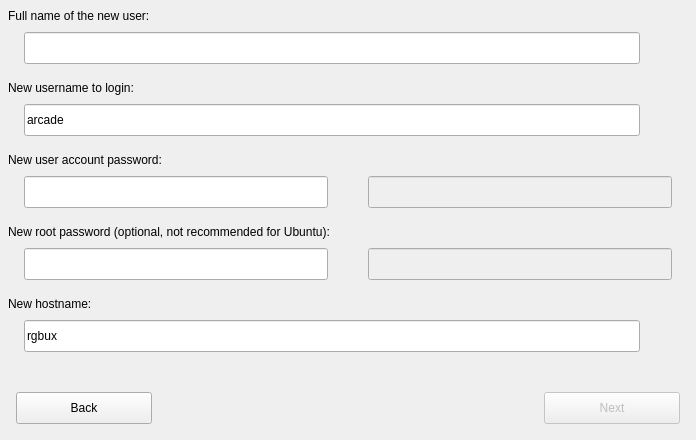
     <widget class="QWidget" name="installpanel" native="true">
      <property name="geometry">
       <rect>
        <x>1</x>
        <y>1344</y>
        <width>696</width>
        <height>440</height>
       </rect>
      </property>
      <property name="autoFillBackground">
       <bool>true</bool>
      </property>
      <widget class="QLabel" name="label_8">
       <property name="geometry">
        <rect>
         <x>8</x>
         <y>0</y>
         <width>680</width>
         <height>32</height>
        </rect>
       </property>
       <property name="text">
        <string>Full name of the new user:</string>
       </property>
      </widget>
      <widget class="QLabel" name="label_10">
       <property name="geometry">
        <rect>
         <x>8</x>
         <y>72</y>
         <width>680</width>
         <height>32</height>
        </rect>
       </property>
       <property name="text">
        <string>New username to login:</string>
       </property>
      </widget>
      <widget class="QLabel" name="label_11">
       <property name="geometry">
        <rect>
         <x>8</x>
         <y>144</y>
         <width>680</width>
         <height>32</height>
        </rect>
       </property>
       <property name="text">
        <string>New user account password:</string>
       </property>
      </widget>
      <widget class="QLabel" name="label_12">
       <property name="geometry">
        <rect>
         <x>8</x>
         <y>216</y>
         <width>680</width>
         <height>32</height>
        </rect>
       </property>
       <property name="text">
        <string>New root password (optional, not recommended for Ubuntu):</string>
       </property>
      </widget>
      <widget class="QLabel" name="label_13">
       <property name="geometry">
        <rect>
         <x>8</x>
         <y>288</y>
         <width>680</width>
         <height>32</height>
        </rect>
       </property>
       <property name="text">
        <string>New hostname:</string>
       </property>
      </widget>
      <widget class="QPushButton" name="installback">
       <property name="geometry">
        <rect>
         <x>16</x>
         <y>392</y>
         <width>136</width>
         <height>32</height>
        </rect>
       </property>
       <property name="cursor">
        <cursorShape>PointingHandCursor</cursorShape>
       </property>
       <property name="text">
        <string>Back</string>
       </property>
       <property name="icon">
        <iconset resource="pictures.qrc">
         <normaloff>:/pictures/back.png</normaloff>:/pictures/back.png</iconset>
       </property>
       <property name="iconSize">
        <size>
         <width>13</width>
         <height>13</height>
        </size>
       </property>
      </widget>
      <widget class="QPushButton" name="installnext">
       <property name="enabled">
        <bool>false</bool>
       </property>
       <property name="geometry">
        <rect>
         <x>544</x>
         <y>392</y>
         <width>136</width>
         <height>32</height>
        </rect>
       </property>
       <property name="cursor">
        <cursorShape>PointingHandCursor</cursorShape>
       </property>
       <property name="text">
        <string>Next</string>
       </property>
       <property name="icon">
        <iconset resource="pictures.qrc">
         <normaloff>:/pictures/next.png</normaloff>:/pictures/next.png</iconset>
       </property>
       <property name="iconSize">
        <size>
         <width>13</width>
         <height>13</height>
        </size>
       </property>
      </widget>
      <widget class="QLineEdit" name="fullname">
       <property name="geometry">
        <rect>
         <x>24</x>
         <y>32</y>
         <width>616</width>
         <height>32</height>
        </rect>
       </property>
       <property name="acceptDrops">
        <bool>false</bool>
       </property>
       <property name="maxLength">
        <number>80</number>
       </property>
      </widget>
      <widget class="QLabel" name="usernamepipe">
       <property name="geometry">
        <rect>
         <x>647</x>
         <y>108</y>
         <width>26</width>
         <height>24</height>
        </rect>
       </property>
       <property name="pixmap">
        <pixmap resource="pictures.qrc">:/pictures/ok.png</pixmap>
       </property>
       <property name="scaledContents">
        <bool>true</bool>
       </property>
       <property name="alignment">
        <set>Qt::AlignCenter</set>
       </property>
      </widget>
      <widget class="QLabel" name="passwordpipe">
       <property name="geometry">
        <rect>
         <x>335</x>
         <y>180</y>
         <width>26</width>
         <height>24</height>
        </rect>
       </property>
       <property name="pixmap">
        <pixmap resource="pictures.qrc">:/pictures/ok.png</pixmap>
       </property>
       <property name="scaledContents">
        <bool>true</bool>
       </property>
       <property name="alignment">
        <set>Qt::AlignCenter</set>
       </property>
      </widget>
      <widget class="QLabel" name="rootpasswordpipe">
       <property name="geometry">
        <rect>
         <x>335</x>
         <y>252</y>
         <width>26</width>
         <height>24</height>
        </rect>
       </property>
       <property name="pixmap">
        <pixmap resource="pictures.qrc">:/pictures/ok.png</pixmap>
       </property>
       <property name="scaledContents">
        <bool>true</bool>
       </property>
       <property name="alignment">
        <set>Qt::AlignCenter</set>
       </property>
      </widget>
      <widget class="QLabel" name="hostnamepipe">
       <property name="geometry">
        <rect>
         <x>647</x>
         <y>324</y>
         <width>26</width>
         <height>24</height>
        </rect>
       </property>
       <property name="pixmap">
        <pixmap resource="pictures.qrc">:/pictures/ok.png</pixmap>
       </property>
       <property name="scaledContents">
        <bool>true</bool>
       </property>
       <property name="alignment">
        <set>Qt::AlignCenter</set>
       </property>
      </widget>
      <widget class="QLabel" name="usernameerror">
       <property name="geometry">
        <rect>
         <x>647</x>
         <y>107</y>
         <width>26</width>
         <height>26</height>
        </rect>
       </property>
       <property name="pixmap">
        <pixmap resource="pictures.qrc">:/pictures/error.png</pixmap>
       </property>
       <property name="scaledContents">
        <bool>true</bool>
       </property>
       <property name="alignment">
        <set>Qt::AlignCenter</set>
       </property>
      </widget>
      <widget class="QLabel" name="passworderror">
       <property name="geometry">
        <rect>
         <x>335</x>
         <y>179</y>
         <width>26</width>
         <height>26</height>
        </rect>
       </property>
       <property name="pixmap">
        <pixmap resource="pictures.qrc">:/pictures/error.png</pixmap>
       </property>
       <property name="scaledContents">
        <bool>true</bool>
       </property>
       <property name="alignment">
        <set>Qt::AlignCenter</set>
       </property>
      </widget>
      <widget class="QLabel" name="rootpassworderror">
       <property name="geometry">
        <rect>
         <x>335</x>
         <y>251</y>
         <width>26</width>
         <height>26</height>
        </rect>
       </property>
       <property name="pixmap">
        <pixmap resource="pictures.qrc">:/pictures/error.png</pixmap>
       </property>
       <property name="scaledContents">
        <bool>true</bool>
       </property>
       <property name="alignment">
        <set>Qt::AlignCenter</set>
       </property>
      </widget>
      <widget class="QLabel" name="hostnameerror">
       <property name="geometry">
        <rect>
         <x>647</x>
         <y>323</y>
         <width>26</width>
         <height>26</height>
        </rect>
       </property>
       <property name="pixmap">
        <pixmap resource="pictures.qrc">:/pictures/error.png</pixmap>
       </property>
       <property name="scaledContents">
        <bool>true</bool>
       </property>
       <property name="alignment">
        <set>Qt::AlignCenter</set>
       </property>
      </widget>
      <widget class="QLineEdit" name="username">
       <property name="geometry">
        <rect>
         <x>24</x>
         <y>104</y>
         <width>616</width>
         <height>32</height>
        </rect>
       </property>
       <property name="acceptDrops">
        <bool>false</bool>
       </property>
       <property name="text">
        <string notr="true">arcade</string>
       </property>
       <property name="maxLength">
        <number>32</number>
       </property>
       <property name="readOnly">
        <bool>true</bool>
       </property>
       <property name="placeholderText">
        <string/>
       </property>
      </widget>
      <widget class="QLineEdit" name="hostname">
       <property name="geometry">
        <rect>
         <x>24</x>
         <y>320</y>
         <width>616</width>
         <height>32</height>
        </rect>
       </property>
       <property name="acceptDrops">
        <bool>false</bool>
       </property>
       <property name="text">
        <string notr="true">rgbux</string>
       </property>
       <property name="maxLength">
        <number>64</number>
       </property>
       <property name="readOnly">
        <bool>true</bool>
       </property>
       <property name="placeholderText">
        <string/>
       </property>
      </widget>
      <widget class="QLineEdit" name="password1">
       <property name="geometry">
        <rect>
         <x>24</x>
         <y>176</y>
         <width>304</width>
         <height>32</height>
        </rect>
       </property>
       <property name="acceptDrops">
        <bool>false</bool>
       </property>
       <property name="maxLength">
        <number>35</number>
       </property>
       <property name="echoMode">
        <enum>QLineEdit::Password</enum>
       </property>
      </widget>
      <widget class="QLineEdit" name="password2">
       <property name="enabled">
        <bool>false</bool>
       </property>
       <property name="geometry">
        <rect>
         <x>368</x>
         <y>176</y>
         <width>304</width>
         <height>32</height>
        </rect>
       </property>
       <property name="acceptDrops">
        <bool>false</bool>
       </property>
       <property name="maxLength">
        <number>35</number>
       </property>
       <property name="echoMode">
        <enum>QLineEdit::Password</enum>
       </property>
      </widget>
      <widget class="QLineEdit" name="rootpassword1">
       <property name="geometry">
        <rect>
         <x>24</x>
         <y>248</y>
         <width>304</width>
         <height>32</height>
        </rect>
       </property>
       <property name="acceptDrops">
        <bool>false</bool>
       </property>
       <property name="maxLength">
        <number>35</number>
       </property>
       <property name="echoMode">
        <enum>QLineEdit::Password</enum>
       </property>
      </widget>
      <widget class="QLineEdit" name="rootpassword2">
       <property name="enabled">
        <bool>false</bool>
       </property>
       <property name="geometry">
        <rect>
         <x>368</x>
         <y>248</y>
         <width>304</width>
         <height>32</height>
        </rect>
       </property>
       <property name="acceptDrops">
        <bool>false</bool>
       </property>
       <property name="maxLength">
        <number>35</number>
       </property>
       <property name="echoMode">
        <enum>QLineEdit::Password</enum>
       </property>
      </widget>
      <widget class="QLabel" name="fullnamepipe">
       <property name="geometry">
        <rect>
         <x>647</x>
         <y>36</y>
         <width>26</width>
         <height>24</height>
        </rect>
       </property>
       <property name="pixmap">
        <pixmap resource="pictures.qrc">:/pictures/ok.png</pixmap>
       </property>
       <property name="scaledContents">
        <bool>true</bool>
       </property>
       <property name="alignment">
        <set>Qt::AlignCenter</set>
       </property>
      </widget>
      <zorder>hostnameerror</zorder>
      <zorder>rootpassworderror</zorder>
      <zorder>passworderror</zorder>
      <zorder>usernameerror</zorder>
      <zorder>hostnamepipe</zorder>
      <zorder>usernamepipe</zorder>
      <zorder>passwordpipe</zorder>
      <zorder>rootpasswordpipe</zorder>
      <zorder>label_8</zorder>
      <zorder>label_10</zorder>
      <zorder>label_11</zorder>
      <zorder>label_12</zorder>
      <zorder>label_13</zorder>
      <zorder>installback</zorder>
      <zorder>installnext</zorder>
      <zorder>username</zorder>
      <zorder>hostname</zorder>
      <zorder>password1</zorder>
      <zorder>password2</zorder>
      <zorder>rootpassword1</zorder>
      <zorder>rootpassword2</zorder>
      <zorder>fullname</zorder>
      <zorder>fullnamepipe</zorder>
     </widget>
